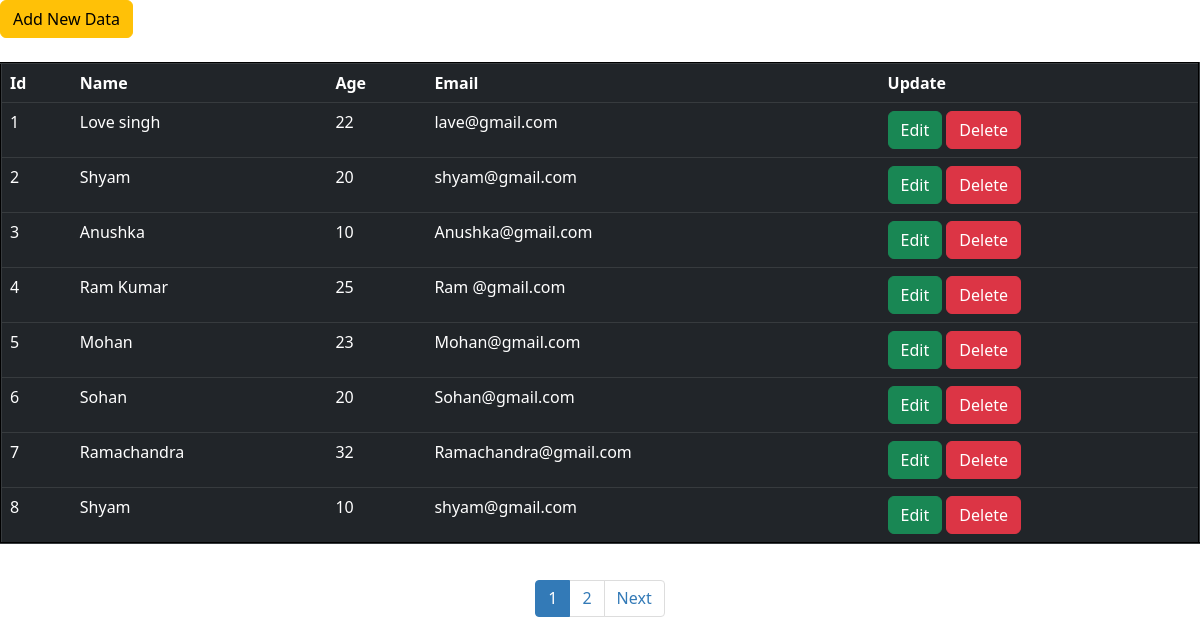
The page / on the database its author committed.
### tables this page shows
CREATE TABLE `username` (
  `id` int(11) NOT NULL,
  `Name` varchar(90) NOT NULL,
  `Age` int(11) NOT NULL,
  `Email` varchar(50) NOT NULL
);

### index.php (the view, shortened to what this page needs)
<html>
	<head>
		 <link href="https://cdn.jsdelivr.net/npm/bootstrap@5.2.3/dist/css/bootstrap.min.css" rel="stylesheet">
	</head>
	<body>
	<div id="admin-content col-md-12">
		<a href="add.html" id="link" class="btn btn-warning">Add New Data</a><br/><br/>
			<?php
			if(isset($_GET['page'])){
					$page=$_GET['page'];
				}else{
					$page=1;
				}
				$limit=8;
				$offset=($page-1)* $limit;
				include_once("config.php");
				$sql="SELECT * FROM username ORDER BY id DESC limit {$offset},{$limit}";
				$result=mysqli_query($myconn,$sql) or die(" First Query Failed");
		   	    if(mysqli_num_rows($result)>0){
			?>
			<table width="80%" border="2" class="table table-dark table-hover ">
			<thead>
			<tr border="2">
			<th>Id</td>
			<th>Name</th>
			<th>Age</th>
			<th>Email</th>
			<th>Update</th>
			</tr>
			</thead>
			<tbody>
			<?php
				$serial=$offset+1;
				while($res = mysqli_fetch_array($result)){
			?>
				<tr>
				<td><?php echo $serial;?></td>
 				 <td><?=$res["Name"]?></td>
				 <td><?=$res["Age"]?></td>
				 <td><?=$res["Email"]?></td>
				 <td><a href="edit.php?id=<?=$res['id']?>" class="btn btn-success ">Edit</a>
				<a href="delete.php?id=<?=$res['id']?> "
				onClick="return confirm('Are you sure you want to delete?')" class="btn btn-danger">Delete</a></td>
				</tr>
			<?php
				$serial++;
				}
			?>
			</tbody>
			</table>
			<?php
				}
					$sql1="select * from username";
					$result=mysqli_query($myconn,$sql1) or die("Query failed");
					if(mysqli_num_rows($result) >0 ){
					$total_record=mysqli_num_rows($result);
					$total_page=ceil($total_record / $limit);
					echo '<center>';
					echo "<ul class='pagination justify-content-center'>";
					for($i=1; $i<=$total_page; $i++){
						if($i==$page){
							$active="active";
						}else{
							$active="";
						}
						echo '<li class="'.$active.'"><a href="index.php?page='.$i.'">'.$i.'</a></li>';
					}
					if($total_page > $page){
					echo '<li><a href="index.php?page='.($page+1).'">Next</a></li>';
					}
					echo "</ul>";
					echo '</center>';
					}
			?>
		</div>
	</body>
</html>

### index.php (style rules this page uses)
.pagination { display:inline-block;padding-left:0;margin:20px 0;border-radius:4px }
.pagination>li { display:inline }
.pagination>li>a,.pagination>li>span { position:relative;float:left;padding:6px 12px;margin-left:-1px;line-height:1.42857143;color:#337ab7;text-decoration:none;background-color:#fff;border:1px solid #ddd }
.pagination>li:first-child>a,.pagination>li:first-child>span { margin-left:0;border-top-left-radius:4px;border-bottom-left-radius:4px }
.pagination>li:last-child>a,.pagination>li:last-child>span { border-top-right-radius:4px;border-bottom-right-radius:4px }
.pagination>.active>a,.pagination>.active>a:focus,.pagination>.active>a:hover,.pagination>.active>span,.pagination>.active>span:focus,.pagination>.active>span:hover { z-index:2;color:#fff;cursor:default;background-color:#337ab7;border-color:#337ab7 }

### rows shown on the page
username: Name "Love singh", Age "22", Email "lave@gmail.com"
username: Name "Shyam", Age "20", Email "shyam@gmail.com"
username: Name "Anushka", Age "10", Email "Anushka@gmail.com"
username: Name "Ram Kumar", Age "25", Email "Ram @gmail.com"
username: Name "Mohan", Age "23", Email "Mohan@gmail.com"
username: Name "Sohan", Age "20", Email "Sohan@gmail.com"
username: Name "Ramachandra", Age "32", Email "Ramachandra@gmail.com"
username: Name "Shyam", Age "10", Email "shyam@gmail.com"
